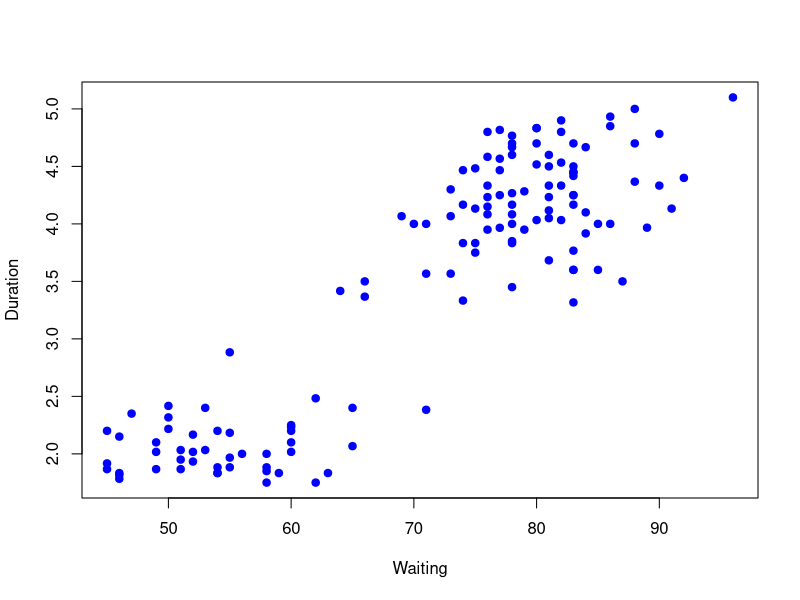
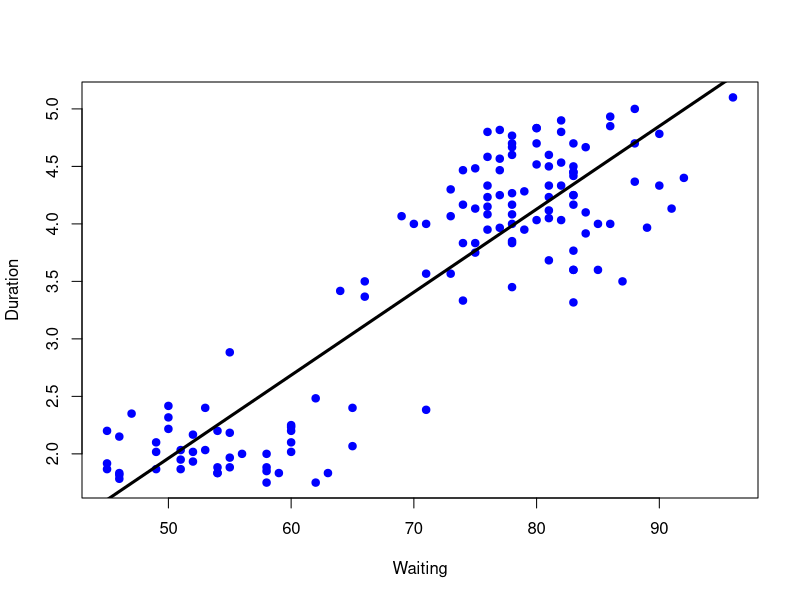
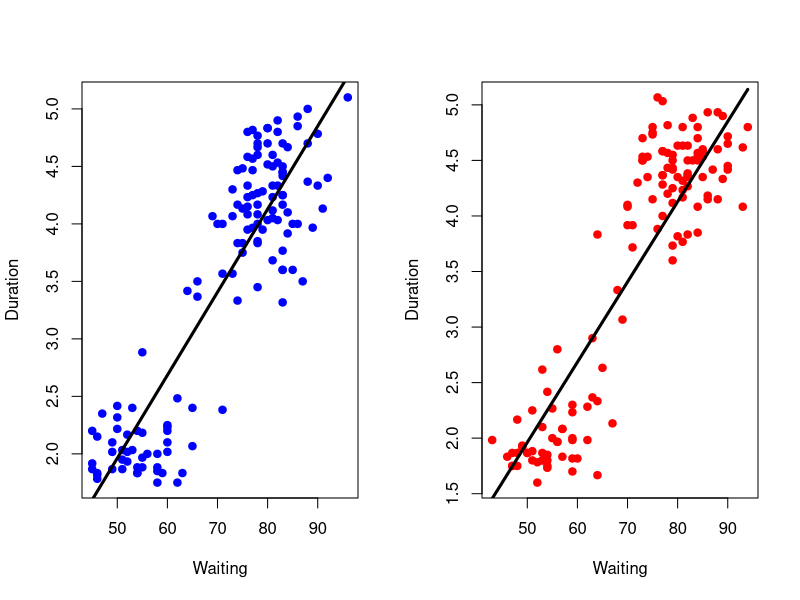
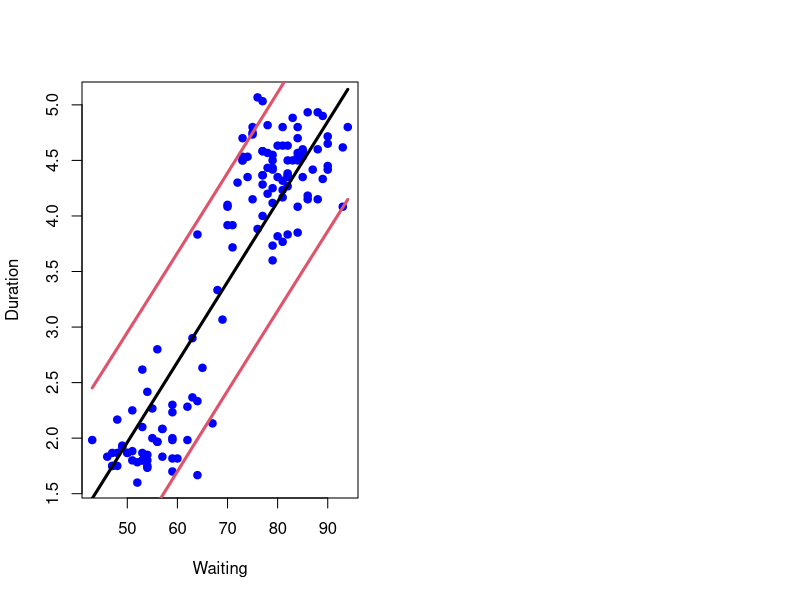

Write R code to recreate these figures, in order.
## ---- chunk 1
library(caret)
data("faithful")
set.seed(333)
inTrain <- createDataPartition(y = faithful$waiting, p = 0.5, list = FALSE)
trainFaith <- faithful[inTrain,]
testFaith <- faithful[-inTrain,]
head(trainFaith)
## ---- chunk 2
plot(trainFaith$waiting, trainFaith$eruptions, pch = 19, col = "blue", xlab = "Waiting", ylab = "Duration")
## ---- chunk 3
lm1 <- lm(eruptions ~ waiting, data = trainFaith)
summary(lm1)
## ---- chunk 4
plot(trainFaith$waiting, trainFaith$eruptions, pch = 19, col = "blue", xlab = "Waiting", ylab = "Duration")
lines(trainFaith$waiting, lm1$fitted.values, lwd = 3)
## ---- chunk 5
coef(lm1)[1] + coef(lm1)[2]*80
newdata <- data.frame(waiting = 80)
predict(lm1, newdata)
## ---- chunk 6
par(mfrow = c(1,2))
plot(trainFaith$waiting, trainFaith$eruptions, pch = 19, col = "blue", xlab = "Waiting", ylab = "Duration")
lines(trainFaith$waiting, lm1$fitted.values, lwd = 3)
plot(testFaith$waiting, testFaith$eruptions, pch = 19, col = "red", xlab = "Waiting", ylab = "Duration")
lines(testFaith$waiting, predict(lm1, newdata = testFaith), lwd = 3)
## ---- chunk 7
# Calculate RMSE train
sqrt(sum((lm1$fitted.values - trainFaith$eruptions)^2))

# Calculate RMSE on test
sqrt(sum((predict(lm1, newdata = testFaith) - testFaith$eruptions)^2))
## ---- chunk 8
pred1 <- predict(lm1, newdata = testFaith, interval = "prediction")
ord <- order(testFaith$waiting)
plot(testFaith$waiting, testFaith$eruptions, pch = 19, col = "blue", xlab = "Waiting", ylab = "Duration")
matlines(testFaith$waiting[ord], pred1[ord,], type = "l", col = c(1,2,2), lty = c(1,1,1), lwd = 3)
## ---- chunk 9
modFit <- train(eruptions ~ waiting, data = trainFaith, method = "lm")
summary(modFit)
